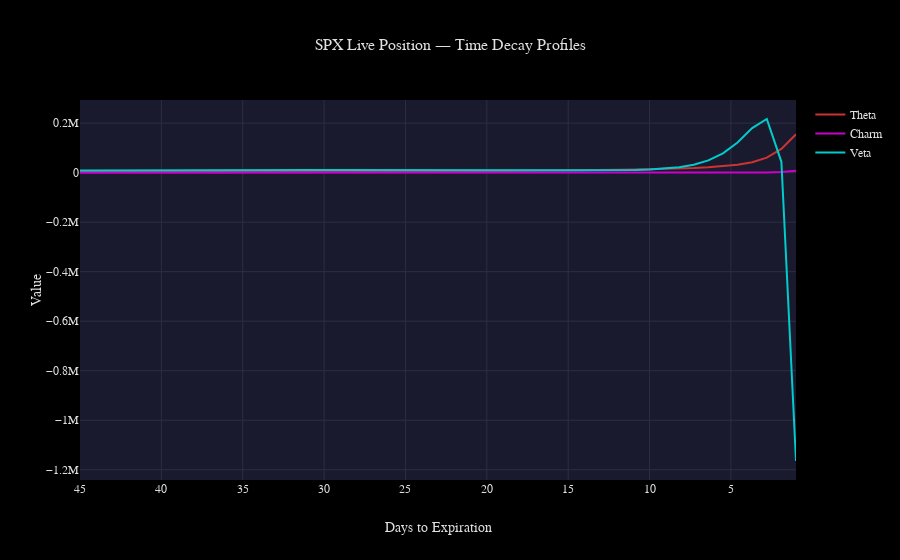

Source (notebook cell):
### Markdown cell above
## 5. Time Decay View

Project how theta, charm, and veta evolve as the position approaches expiration.

### Code cell
from options_analyzer.visualization.decay_charts import plot_decay_profiles

dte_range = np.linspace(1, 45, 50)
decay_greeks = analyzer.greeks_vs_time(position, spot, live_ivs if 'live_ivs' in dir() else initial_ivs, dte_range)

fig = plot_decay_profiles(
    dte_range,
    {"theta": decay_greeks["theta"], "charm": decay_greeks["charm"], "veta": decay_greeks["veta"]},
    title=f"{position.name} — Time Decay Profiles",
)
fig.show()
